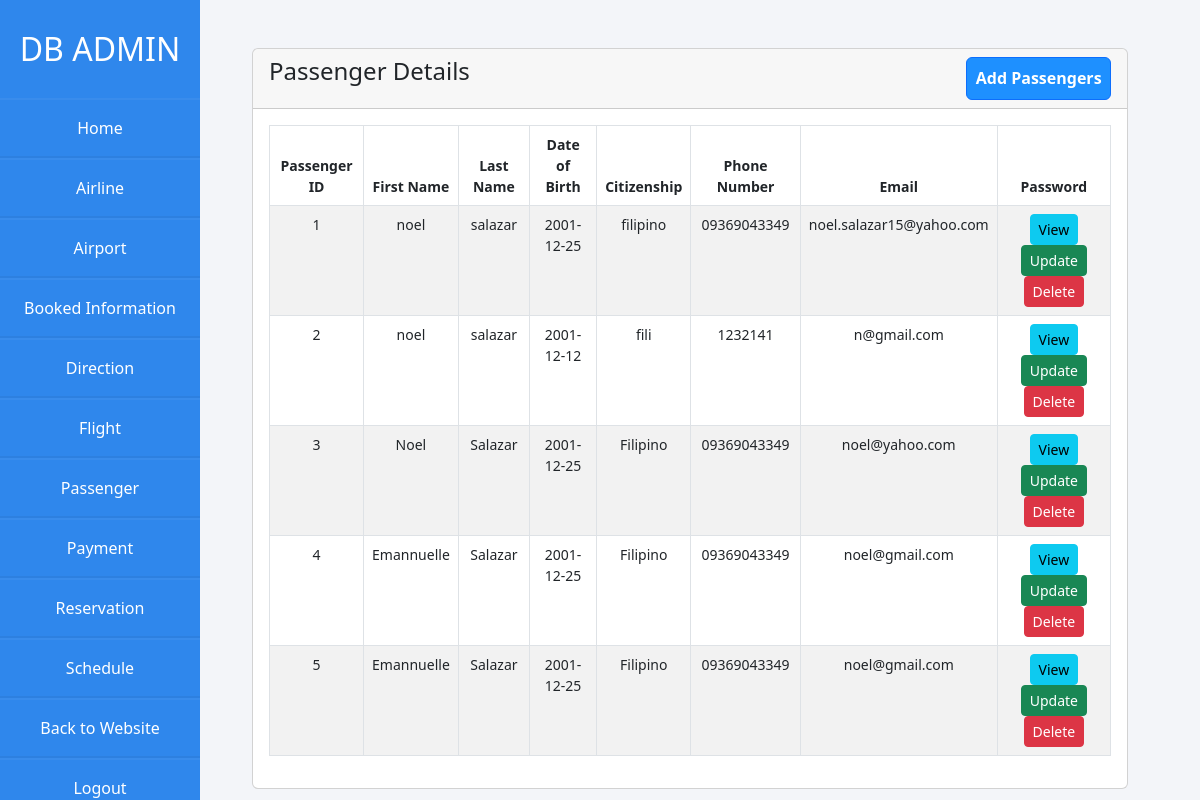
The page /Airlines/admin/passenger.php on the database as committed earlier.
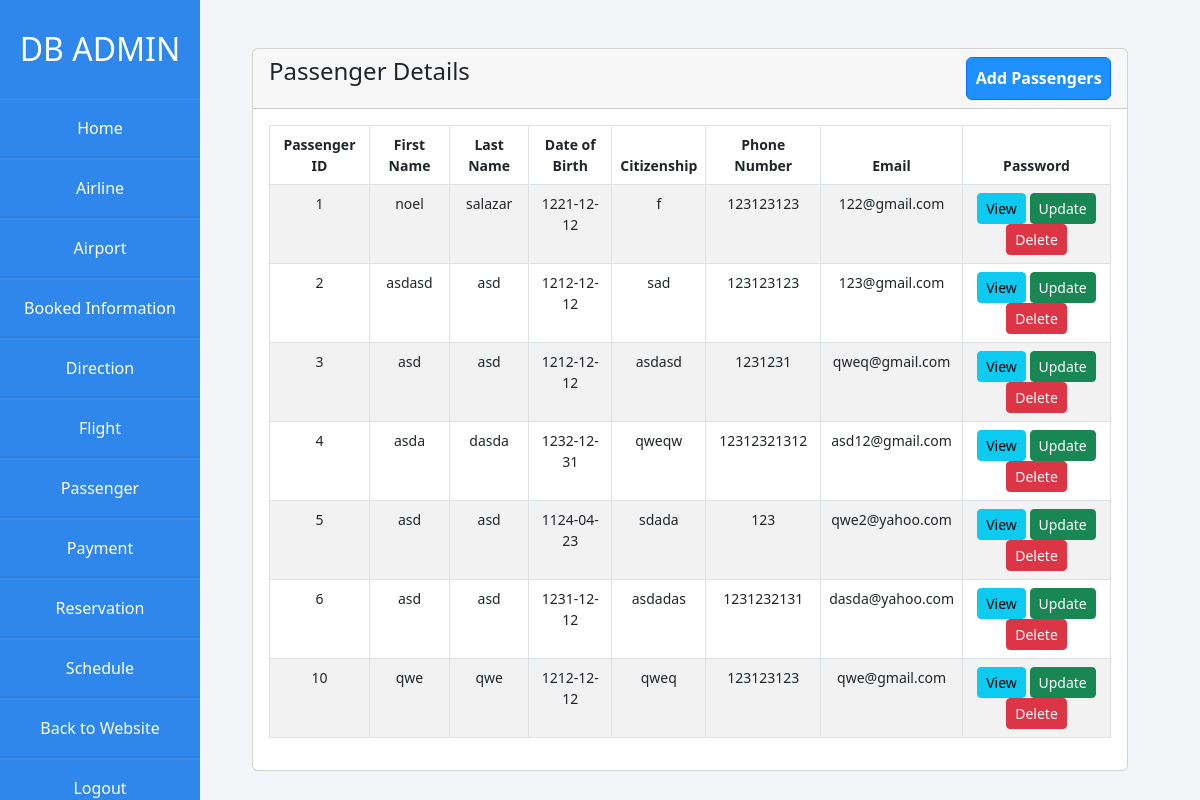
The same page on the database as committed later.
### tables this page shows
CREATE TABLE `passenger` (
  `passenger_id` int(10) NOT NULL,
  `first_name` varchar(50) NOT NULL,
  `last_name` varchar(50) NOT NULL,
  `date_of_birth` date NOT NULL,
  `citizenship` varchar(20) NOT NULL,
  `p_number` varchar(20) NOT NULL,
  `email` varchar(50) NOT NULL
);

### Airlines/admin/passenger.php (the view, shortened to what this page needs)
<?php
require 'dbcon.php';
?>
<!doctype html>
<html lang="en">
<head>
  <link href="https://cdn.jsdelivr.net/npm/bootstrap@5.2.0-beta1/dist/css/bootstrap.min.css" rel="stylesheet">
  <link rel="stylesheet" href="css/styles.css">
</head>
<body>
  <div class="wrapper">
    <div class="sidebar">
      <h2>DB Admin</h2>
      <li><a href="admin.php">Home</a></li>
      <li><a href="airline.php">Airline</a></li>
      <li><a href="airport.php">Airport</a></li>
      <li><a href="booked-information.php">Booked Information</a></li>
      <li><a href="direction.php">Direction</a></li>
      <li><a href="flight.php">Flight</a></li>
      <li><a href="passenger.php">Passenger</a></li>
      <li><a href="payment.php">Payment</a></li>
      <li><a href="reservation.php">Reservation</a></li>
      <li><a href="schedule.php">Schedule</a></li>
      <li><a href="../home.php"> Back to Website</a></li>
      <li><a href="logout-admin.php"> Logout</a></li>
    </div>
  </div>
  <div class="container mt-5">
    <div class="row">
      <div class="col-md-12">
        <div class="card">
          <div class="card-header">
            <h4>Passenger Details
              <a href="passenger-create.php" class="btn btn-primary float-end">Add Passengers</a>
            </h4>
          </div>
          <div class="card-body">
            <table class="table table-bordered table-striped">
              <thead>
                <tr>
                  <th>Passenger ID</th>
                  <th>First Name</th>
                  <th>Last Name</th>
                  <th>Date of Birth</th>
                  <th>Citizenship</th>
                  <th>Phone Number</th>
                  <th>Email</th>
                  <th>Password</th>
                </tr>
              </thead>
              <tbody>
                <?php
                $query = "SELECT * FROM passenger";
                $query_run = mysqli_query($con, $query);
                if (mysqli_num_rows($query_run) > 0) {
                  foreach ($query_run as $passenger) {
                ?>
                    <tr>
                      <td><?= $passenger['passenger_id']; ?></td>
                      <td><?= $passenger['first_name']; ?></td>
                      <td><?= $passenger['last_name']; ?></td>
                      <td><?= $passenger['date_of_birth']; ?></td>
                      <td><?= $passenger['citizenship']; ?></td>
                      <td><?= $passenger['p_number']; ?></td>
                      <td><?= $passenger['email']; ?></td>
                      <td>
                        <a href="passenger-view.php?passenger_id=<?= $passenger['passenger_id']; ?>" class="btn btn-info btn-sm">View</a>
                        <a href="passenger-update.php?passenger_id=<?= $passenger['passenger_id']; ?>" class="btn btn-success btn-sm">Update</a>
                        <form action="code.php" method='POST' class="d-inline">
                          <button type="submit" name="delete_passenger" value="<?= $passenger['passenger_id']; ?>" class="btn btn-danger btn-sm">Delete</a>
                        </form>
                      </td>
                    </tr>
                <?php
                  }
                } else {
                  echo '<h5>No Record Found </h5>';
                }
                ?>
              </tbody>
            </table>
          </div>
        </div>
      </div>
    </div>
  </div>
</body>
</html>

Rows that differ between the two databases and show on the page:
changed passenger "noel": date_of_birth "2001-12-25" → "1221-12-12"; citizenship "filipino" → "f"; p_number "09369043349" → "123123123"; email "noel.salazar15@yahoo.com" → "122@gmail.com"
changed passenger id 2: first_name "noel" → "asdasd"; last_name "salazar" → "asd"; date_of_birth "2001-12-12" → "1212-12-12"; citizenship "fili" → "sad"; p_number "1232141" → "123123123"; email "n@gmail.com" → "123@gmail.com"
changed passenger id 3: first_name "Noel" → "asd"; last_name "Salazar" → "asd"; date_of_birth "2001-12-25" → "1212-12-12"; citizenship "Filipino" → "asdasd"; p_number "09369043349" → "1231231"; email "noel@yahoo.com" → "qweq@gmail.com"
changed passenger id 4: first_name "Emannuelle" → "asda"; last_name "Salazar" → "dasda"; date_of_birth "2001-12-25" → "1232-12-31"; citizenship "Filipino" → "qweqw"; p_number "09369043349" → "12312321312"; email "noel@gmail.com" → "asd12@gmail.com"
changed passenger id 5: first_name "Emannuelle" → "asd"; last_name "Salazar" → "asd"; date_of_birth "2001-12-25" → "1124-04-23"; citizenship "Filipino" → "sdada"; p_number "09369043349" → "123"; email "noel@gmail.com" → "qwe2@yahoo.com"
added passenger: passenger_id "6", first_name "asd", last_name "asd", date_of_birth "1231-12-12", citizenship "asdadas", p_number "1231232131", email "dasda@yahoo.com"
added passenger: passenger_id "10", first_name "qwe", last_name "qwe", date_of_birth "1212-12-12", citizenship "qweq", p_number "123123123", email "qwe@gmail.com"
